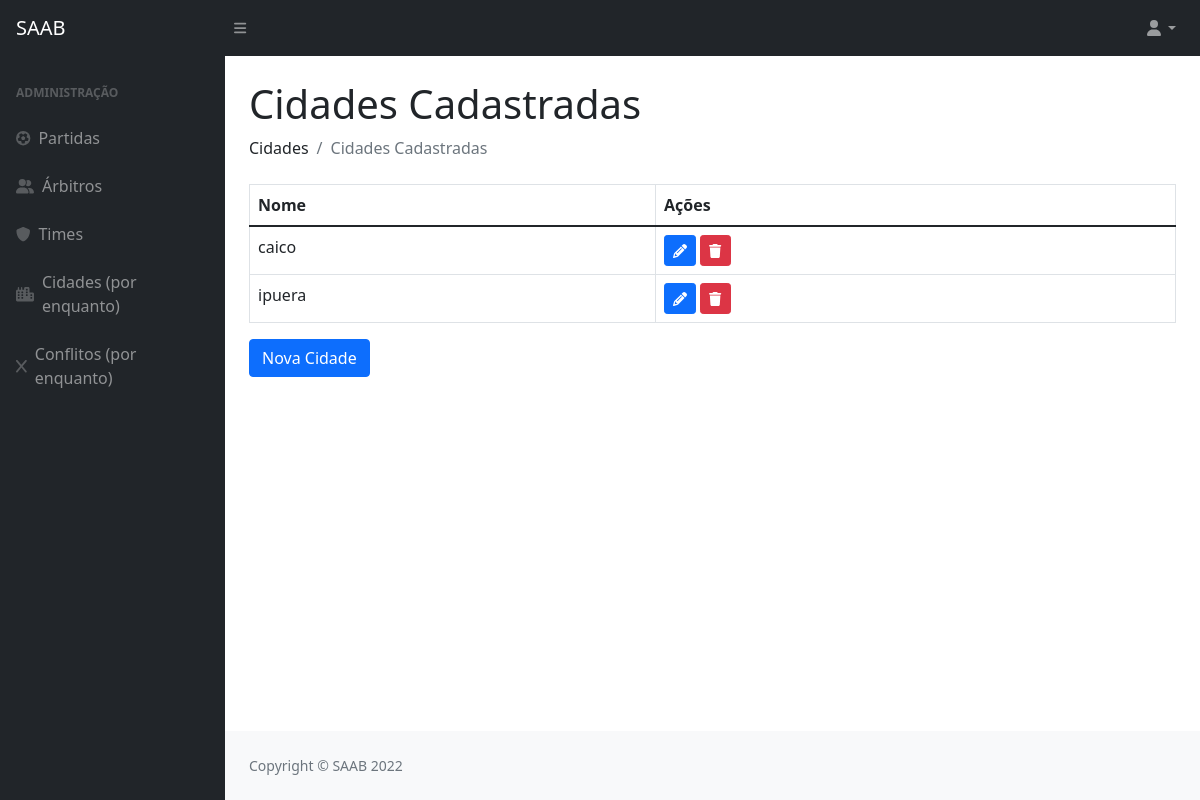
Before: /cidades/ with the older database file.
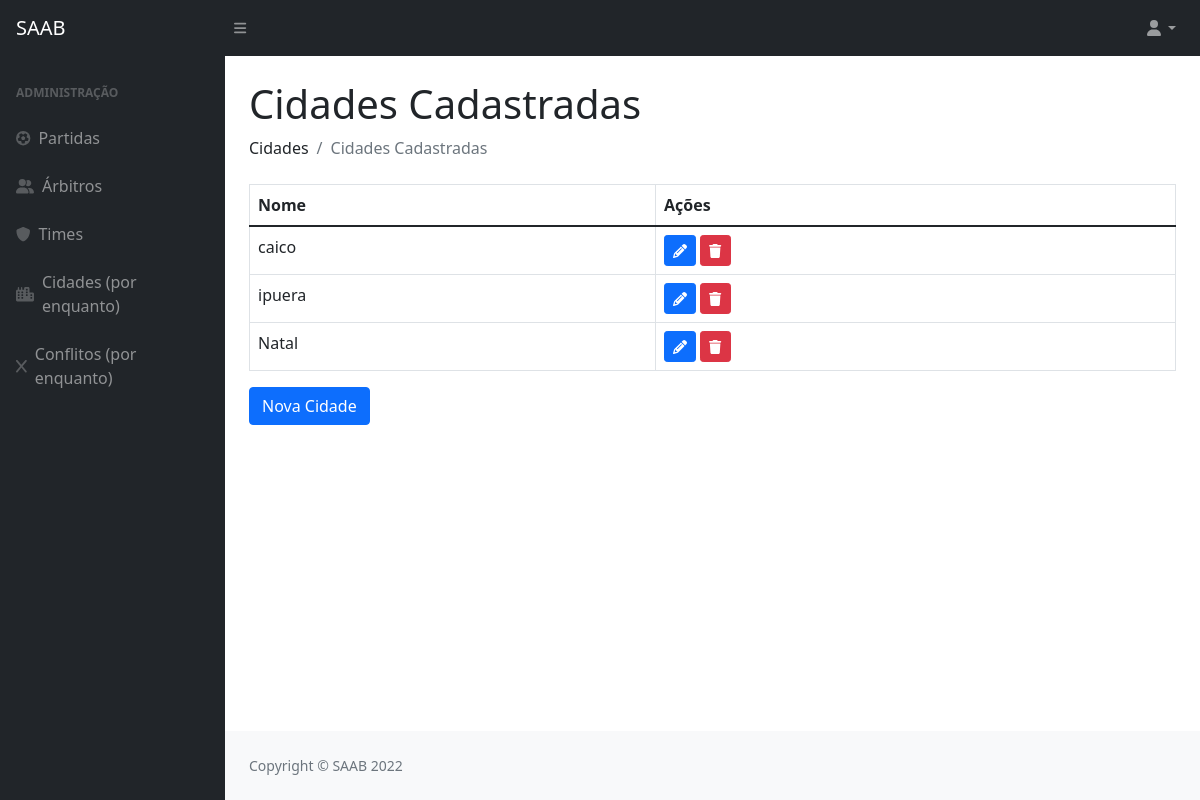
After: the same page with the newer database file.
### privado/models.py (models this page shows, shortened)
class Cidade(models.Model):
    codigo = models.AutoField(primary_key=True)
    nome = models.CharField(max_length=100)

### privado/views.py (the view)
# urls.py: path('cidades/', cidades, name="url_cidades"),
def cidades(request):
    cidd = Cidade.objects.all()
    pacote = {"cidades": cidd, "editCidade": 123}
    return render(request, "SAAB/cidades.html", pacote)

### privado/templates/SAAB/cidades.html (shortened to what this page needs)
{% extends 'SAAB/layout.html' %}
{% block conteudo %}
{% load static %}
{% load crispy_forms_tags %}
<!DOCTYPE html>
<html>
    <head>
    </head>
    <body>
        <h1 class="mt-4">Cidades Cadastradas</h1>
        <ol class="breadcrumb mb-4">
            <li class="breadcrumb-item">Cidades</li>
            <li class="breadcrumb-item active">Cidades Cadastradas</li>
        </ol>
        <table class="table table-bordered">
            <thead>
                <tr>
                    <th>Nome</th>
                    <th>Ações</th>
                </tr>
            </thead>
            {% for i in cidades %}
                <tr>
                    <td>{{ i.nome }}</td>
                    <td>
                        <a href="{% url 'url_updateCidade' i.codigo %}"><button class="btn btn-primary btn-sm"><i class="fas fa-pencil"></i></button></a>
                        <a href="{% url 'url_deleteCidade' i.codigo %}"><button class="btn btn-danger btn-sm"><i class="fas fa-trash"></i></button></a>
                    </td>
                </tr>
            {% endfor %}
        </table>
        <a href="{% url 'url_formCidade' %}"><button  class="btn btn-primary">Nova Cidade</button></a>
    </body>
</html>
{% endblock %}

Changed rows visible on the page:
added Cidade: nome "Natal"
